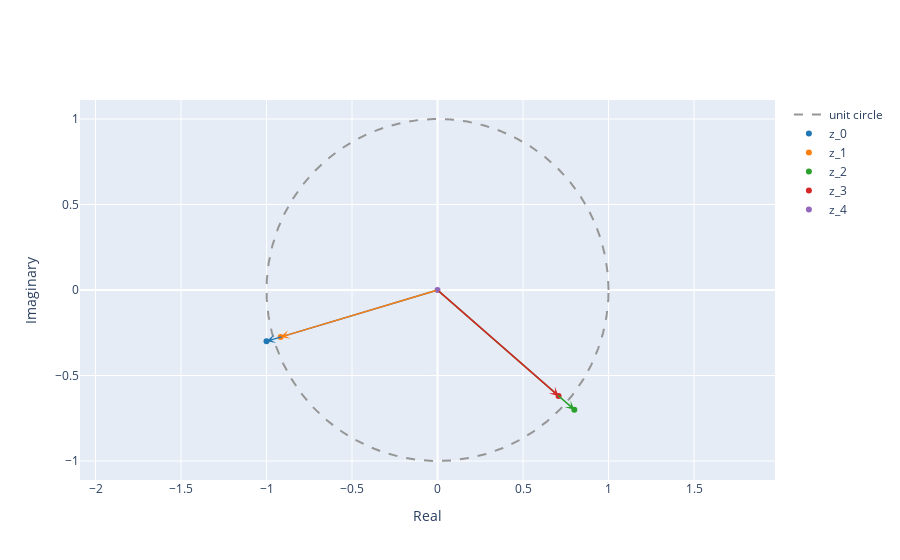

This figure's notebook cell:
### Markdown cell above
1.2. Compute the conjugate z* and the inverse 1/z for both $z_1$ and $z_2$ and plot the results as vectors in the complex plane.

### Code cell
import numpy as np
from util import plot_complex

# original complex numbers
z1 = -1 + 0.3j
z2 = 0.8 + 0.7j

# conjugates
z1_conj = np.conj(z1)
z2_conj = np.conj(z2)

# inverses
z1_inv = 1 / z1
z2_inv = 1 / z2

print("z1*   =", z1_conj)
print("1/z1  =", z1_inv)
print("z2*   =", z2_conj)
print("1/z2  =", z2_inv)


origin = 0 + 0j


plot_complex([z1_conj, z1_inv, z2_conj, z2_inv, origin])

### Figure 1 — Plotly figure (JSON) as saved in the notebook; plotly's stock layout.template omitted (floating-point values rounded to 4 significant figures; data arrays with more than 128 entries replaced by an {"elided": "..."} marker saying what was removed)
{"data": [{"line": {"color": "rgb(150,150,150)", "dash": "dash", "shape": "linear"}, "mode": "lines", "name": "unit circle", "type": "scatter", "x": {"elided": "1000 float values"}, "y": {"elided": "1000 float values"}}, {"marker": {"color": "#1f77b4"}, "mode": "markers", "name": "z_0", "type": "scatter", "x": [-1], "y": [-0.3]}, {"marker": {"color": "#ff7f0e"}, "mode": "markers", "name": "z_1", "type": "scatter", "x": [-0.9174], "y": [-0.2752]}, {"marker": {"color": "#2ca02c"}, "mode": "markers", "name": "z_2", "type": "scatter", "x": [0.8], "y": [-0.7]}, {"marker": {"color": "#d62728"}, "mode": "markers", "name": "z_3", "type": "scatter", "x": [0.708], "y": [-0.6195]}, {"marker": {"color": "#9467bd"}, "mode": "markers", "name": "z_4", "type": "scatter", "x": [0], "y": [0]}], "layout": {"annotations": [{"arrowcolor": "#1f77b4", "arrowhead": 3, "arrowwidth": 1.5, "ax": 0, "axref": "x", "ay": 0, "ayref": "y", "showarrow": true, "text": "", "x": -1, "y": -0.3}, {"arrowcolor": "#ff7f0e", "arrowhead": 3, "arrowwidth": 1.5, "ax": 0, "axref": "x", "ay": 0, "ayref": "y", "showarrow": true, "text": "", "x": -0.9174, "y": -0.2752}, {"arrowcolor": "#2ca02c", "arrowhead": 3, "arrowwidth": 1.5, "ax": 0, "axref": "x", "ay": 0, "ayref": "y", "showarrow": true, "text": "", "x": 0.8, "y": -0.7}, {"arrowcolor": "#d62728", "arrowhead": 3, "arrowwidth": 1.5, "ax": 0, "axref": "x", "ay": 0, "ayref": "y", "showarrow": true, "text": "", "x": 0.708, "y": -0.6195}, {"arrowcolor": "#9467bd", "arrowhead": 3, "arrowwidth": 1.5, "ax": 0, "axref": "x", "ay": 0, "ayref": "y", "showarrow": true, "text": "", "x": 0, "y": 0}], "xaxis": {"title": {"text": "Real"}}, "yaxis": {"scaleanchor": "x", "scaleratio": 1, "title": {"text": "Imaginary"}}}}
